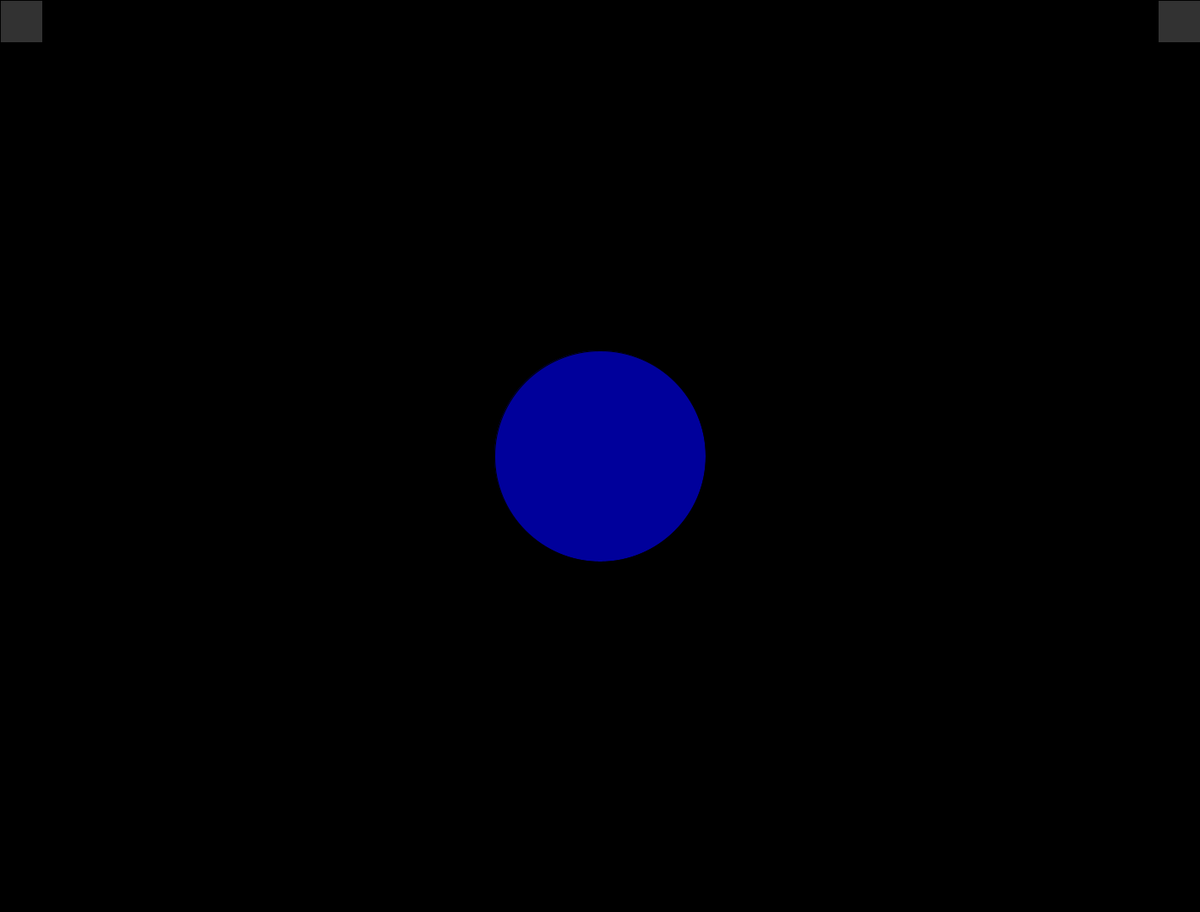
Frame 1 (no input)
Frame 60 (the mouse pressed at the canvas centre just before this capture): identical to frame 1, image omitted
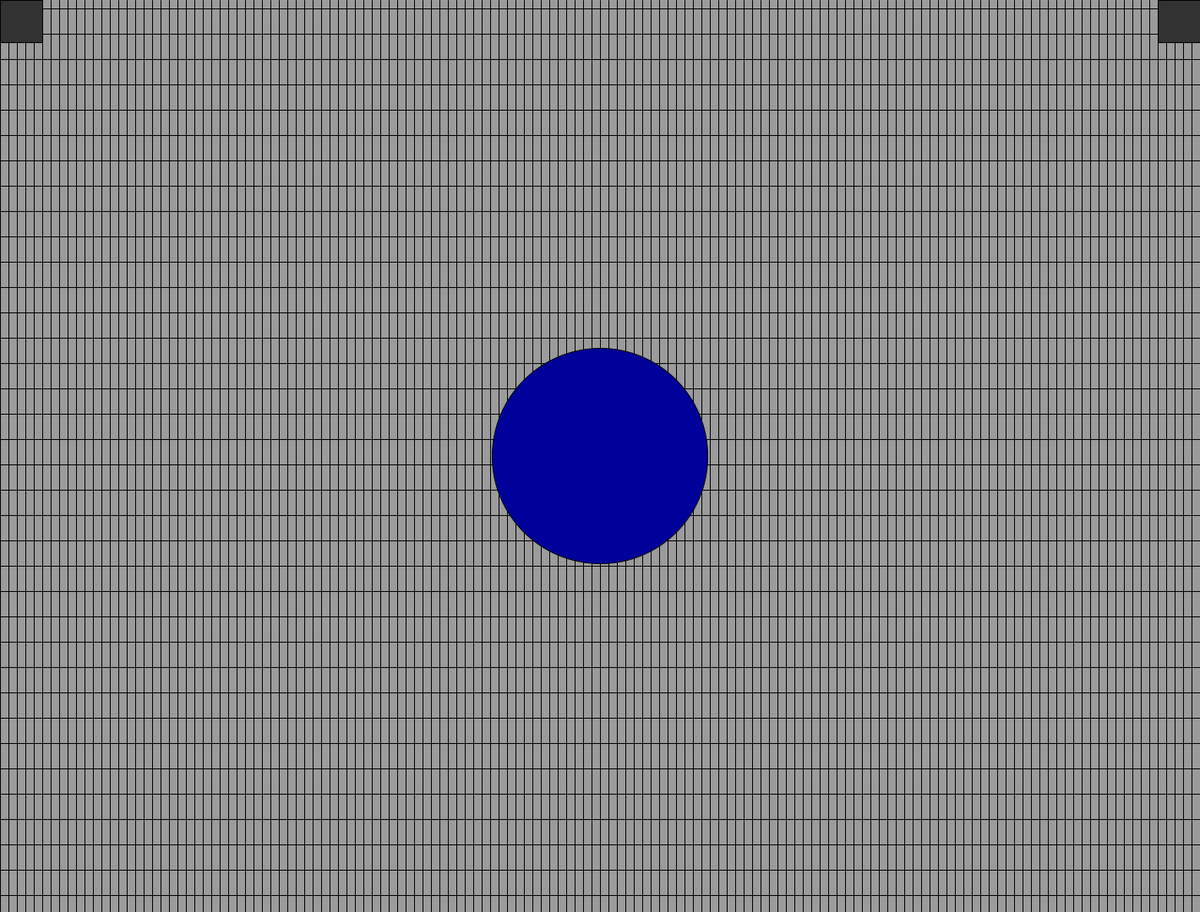
Frame 120 (the mouse held since frame 60 and released just before this capture)

The Processing sketch that drew these frames (run headless with seeded random() and noise(); from frame 60 on, the mouse is pressed at the canvas centre):

// Processing sketch: SS3_Grid
// ── SS3_Grid.pde
//Grid, Kevin Huang - Press any button
color circ = color(0, 0, 155);
int TLSqx = 0;
int TLSqy = 0;
int Rsize = 50;
int TRSqx = 1370;
int TRSqy = 0;
float circlerx = 250;
float circlery = 250;
void setup(){
  size(1420,1080);
}
void draw(){
  if(mouseX < width/3){
    background(0);
  }else if(mouseX < 2*width/3){
    background(155);
  }else{
    background(255);
  }
  for(int i = 0; i < 1420; i+=10){
    line(i, 0, i, 1080);
  }
  for(int i = 10; i < 1080; i+=30f){
    line(0, i, 1420, i);
  }
  fill(50);
  rect(TLSqx, TLSqy, Rsize, Rsize);
  rect(TRSqx, TRSqy, Rsize, Rsize);
  ellipseMode(CENTER);
  fill(circ);
  ellipse(710, 540, circlerx, circlery);
}

void keyPressed(){
  TLSqx += 2f;
  TLSqy += 2f;
  TRSqx -= 2f;
  TRSqy += 2f;
  if(TLSqy > 1080){
    noLoop();
  }
  else if(TRSqx <= 750){
    circlerx = circlerx + random(0.6);
    circlery = circlerx;
  }else{
    fill(155);
    arc(710,415, 250, 250,PI,TWO_PI);
  }
}
void mousePressed(){
  circlerx += 5;
  circlery += 5;
}
